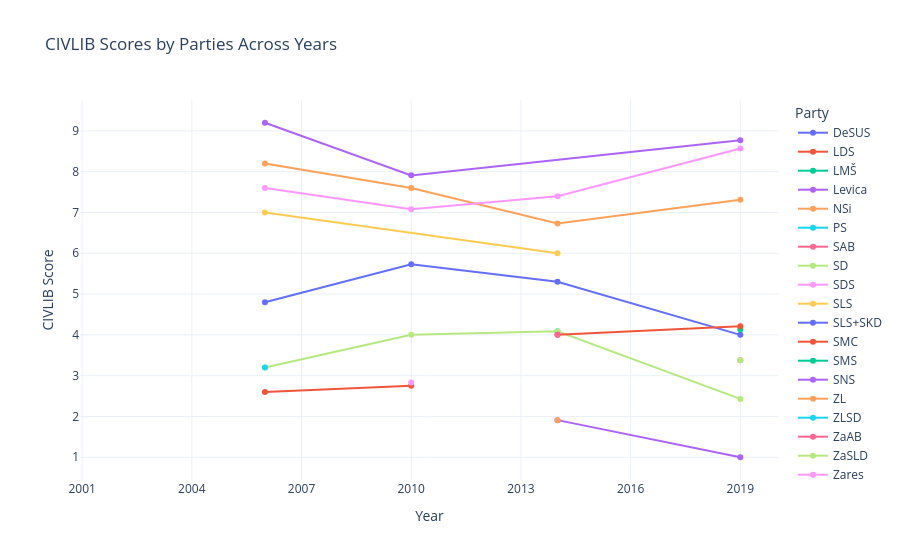

Notebook code for this chart:
### Code cell
fig = px.line(civlib, x='year', y='civlib_laworder', color='pm_id', 
              markers=True, title='CIVLIB Scores by Parties Across Years',
              labels={'year': 'Year', 'civlib_laworder': 'CIVLIB Score', 'pm_id': 'Party'})

# Improve layout
fig.update_layout(
    xaxis=dict(tickmode='linear', dtick=3),  # Step of 3 for x-axis ticks
    yaxis_title='CIVLIB Score',
    legend_title='Party',
    template='plotly_white'
)

### Figure 1 — Plotly figure (JSON) as saved in the notebook; plotly's stock layout.template omitted (floating-point values rounded to 4 significant figures)
{"data": [{"hovertemplate": "Party=DeSUS<br>Year=%{x}<br>CIVLIB Score=%{y}<extra></extra>", "legendgroup": "DeSUS", "line": {"color": "#636efa", "dash": "solid"}, "marker": {"symbol": "circle"}, "mode": "lines+markers", "name": "DeSUS", "orientation": "v", "showlegend": true, "type": "scatter", "x": [2002, 2006, 2010, 2014, 2019], "xaxis": "x", "y": [NaN, 4.8, 5.73, 5.3, 4.0], "yaxis": "y"}, {"hovertemplate": "Party=LDS<br>Year=%{x}<br>CIVLIB Score=%{y}<extra></extra>", "legendgroup": "LDS", "line": {"color": "#EF553B", "dash": "solid"}, "marker": {"symbol": "circle"}, "mode": "lines+markers", "name": "LDS", "orientation": "v", "showlegend": true, "type": "scatter", "x": [2002, 2006, 2010], "xaxis": "x", "y": [NaN, 2.6, 2.75], "yaxis": "y"}, {"hovertemplate": "Party=LMŠ<br>Year=%{x}<br>CIVLIB Score=%{y}<extra></extra>", "legendgroup": "LMŠ", "line": {"color": "#00cc96", "dash": "solid"}, "marker": {"symbol": "circle"}, "mode": "lines+markers", "name": "LMŠ", "orientation": "v", "showlegend": true, "type": "scatter", "x": [2019], "xaxis": "x", "y": [4.14], "yaxis": "y"}, {"hovertemplate": "Party=Levica<br>Year=%{x}<br>CIVLIB Score=%{y}<extra></extra>", "legendgroup": "Levica", "line": {"color": "#ab63fa", "dash": "solid"}, "marker": {"symbol": "circle"}, "mode": "lines+markers", "name": "Levica", "orientation": "v", "showlegend": true, "type": "scatter", "x": [2014, 2019], "xaxis": "x", "y": [1.91, 1.0], "yaxis": "y"}, {"hovertemplate": "Party=NSi<br>Year=%{x}<br>CIVLIB Score=%{y}<extra></extra>", "legendgroup": "NSi", "line": {"color": "#FFA15A", "dash": "solid"}, "marker": {"symbol": "circle"}, "mode": "lines+markers", "name": "NSi", "orientation": "v", "showlegend": true, "type": "scatter", "x": [2002, 2006, 2010, 2014, 2019], "xaxis": "x", "y": [NaN, 8.2, 7.6, 6.73, 7.31], "yaxis": "y"}, {"hovertemplate": "Party=PS<br>Year=%{x}<br>CIVLIB Score=%{y}<extra></extra>", "legendgroup": "PS", "line": {"color": "#19d3f3", "dash": "solid"}, "marker": {"symbol": "circle"}, "mode": "lines+markers", "name": "PS", "orientation": "v", "showlegend": true, "type": "scatter", "x": [2014], "xaxis": "x", "y": [4.09], "yaxis": "y"}, {"hovertemplate": "Party=SAB<br>Year=%{x}<br>CIVLIB Score=%{y}<extra></extra>", "legendgroup": "SAB", "line": {"color": "#FF6692", "dash": "solid"}, "marker": {"symbol": "circle"}, "mode": "lines+markers", "name": "SAB", "orientation": "v", "showlegend": true, "type": "scatter", "x": [2019], "xaxis": "x", "y": [3.38], "yaxis": "y"}, {"hovertemplate": "Party=SD<br>Year=%{x}<br>CIVLIB Score=%{y}<extra></extra>", "legendgroup": "SD", "line": {"color": "#B6E880", "dash": "solid"}, "marker": {"symbol": "circle"}, "mode": "lines+markers", "name": "SD", "orientation": "v", "showlegend": true, "type": "scatter", "x": [2002, 2006, 2010, 2014, 2019], "xaxis": "x", "y": [NaN, 3.2, 4.0, 4.09, 2.43], "yaxis": "y"}, {"hovertemplate": "Party=SDS<br>Year=%{x}<br>CIVLIB Score=%{y}<extra></extra>", "legendgroup": "SDS", "line": {"color": "#FF97FF", "dash": "solid"}, "marker": {"symbol": "circle"}, "mode": "lines+markers", "name": "SDS", "orientation": "v", "showlegend": true, "type": "scatter", "x": [2002, 2006, 2010, 2014, 2019], "xaxis": "x", "y": [NaN, 7.6, 7.08, 7.4, 8.57], "yaxis": "y"}, {"hovertemplate": "Party=SLS<br>Year=%{x}<br>CIVLIB Score=%{y}<extra></extra>", "legendgroup": "SLS", "line": {"color": "#FECB52", "dash": "solid"}, "marker": {"symbol": "circle"}, "mode": "lines+markers", "name": "SLS", "orientation": "v", "showlegend": true, "type": "scatter", "x": [2006, 2014], "xaxis": "x", "y": [7.0, 6.0], "yaxis": "y"}, {"hovertemplate": "Party=SLS+SKD<br>Year=%{x}<br>CIVLIB Score=%{y}<extra></extra>", "legendgroup": "SLS+SKD", "line": {"color": "#636efa", "dash": "solid"}, "marker": {"symbol": "circle"}, "mode": "lines+markers", "name": "SLS+SKD", "orientation": "v", "showlegend": true, "type": "scatter", "x": [2002], "xaxis": "x", "y": [NaN], "yaxis": "y"}, {"hovertemplate": "Party=SMC<br>Year=%{x}<br>CIVLIB Score=%{y}<extra></extra>", "legendgroup": "SMC", "line": {"color": "#EF553B", "dash": "solid"}, "marker": {"symbol": "circle"}, "mode": "lines+markers", "name": "SMC", "orientation": "v", "showlegend": true, "type": "scatter", "x": [2014, 2019], "xaxis": "x", "y": [4.0, 4.21], "yaxis": "y"}, {"hovertemplate": "Party=SMS<br>Year=%{x}<br>CIVLIB Score=%{y}<extra></extra>", "legendgroup": "SMS", "line": {"color": "#00cc96", "dash": "solid"}, "marker": {"symbol": "circle"}, "mode": "lines+markers", "name": "SMS", "orientation": "v", "showlegend": true, "type": "scatter", "x": [2002], "xaxis": "x", "y": [NaN], "yaxis": "y"}, {"hovertemplate": "Party=SNS<br>Year=%{x}<br>CIVLIB Score=%{y}<extra></extra>", "legendgroup": "SNS", "line": {"color": "#ab63fa", "dash": "solid"}, "marker": {"symbol": "circle"}, "mode": "lines+markers", "name": "SNS", "orientation": "v", "showlegend": true, "type": "scatter", "x": [2002, 2006, 2010, 2019], "xaxis": "x", "y": [NaN, 9.2, 7.91, 8.77], "yaxis": "y"}, {"hovertemplate": "Party=ZL<br>Year=%{x}<br>CIVLIB Score=%{y}<extra></extra>", "legendgroup": "ZL", "line": {"color": "#FFA15A", "dash": "solid"}, "marker": {"symbol": "circle"}, "mode": "lines+markers", "name": "ZL", "orientation": "v", "showlegend": true, "type": "scatter", "x": [2014], "xaxis": "x", "y": [1.91], "yaxis": "y"}, {"hovertemplate": "Party=ZLSD<br>Year=%{x}<br>CIVLIB Score=%{y}<extra></extra>", "legendgroup": "ZLSD", "line": {"color": "#19d3f3", "dash": "solid"}, "marker": {"symbol": "circle"}, "mode": "lines+markers", "name": "ZLSD", "orientation": "v", "showlegend": true, "type": "scatter", "x": [2002, 2006], "xaxis": "x", "y": [NaN, 3.2], "yaxis": "y"}, {"hovertemplate": "Party=ZaAB<br>Year=%{x}<br>CIVLIB Score=%{y}<extra></extra>", "legendgroup": "ZaAB", "line": {"color": "#FF6692", "dash": "solid"}, "marker": {"symbol": "circle"}, "mode": "lines+markers", "name": "ZaAB", "orientation": "v", "showlegend": true, "type": "scatter", "x": [2014], "xaxis": "x", "y": [4.0], "yaxis": "y"}, {"hovertemplate": "Party=ZaSLD<br>Year=%{x}<br>CIVLIB Score=%{y}<extra></extra>", "legendgroup": "ZaSLD", "line": {"color": "#B6E880", "dash": "solid"}, "marker": {"symbol": "circle"}, "mode": "lines+markers", "name": "ZaSLD", "orientation": "v", "showlegend": true, "type": "scatter", "x": [2019], "xaxis": "x", "y": [3.38], "yaxis": "y"}, {"hovertemplate": "Party=Zares<br>Year=%{x}<br>CIVLIB Score=%{y}<extra></extra>", "legendgroup": "Zares", "line": {"color": "#FF97FF", "dash": "solid"}, "marker": {"symbol": "circle"}, "mode": "lines+markers", "name": "Zares", "orientation": "v", "showlegend": true, "type": "scatter", "x": [2010], "xaxis": "x", "y": [2.83], "yaxis": "y"}], "layout": {"legend": {"title": {"text": "Party"}, "tracegroupgap": 0}, "title": {"text": "CIVLIB Scores by Parties Across Years"}, "xaxis": {"anchor": "y", "domain": [0, 1], "dtick": 3, "tickmode": "linear", "title": {"text": "Year"}}, "yaxis": {"anchor": "x", "domain": [0, 1], "title": {"text": "CIVLIB Score"}}}}
